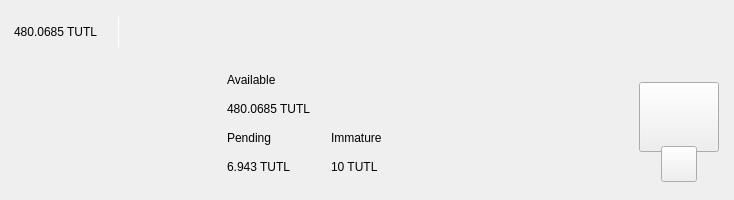
<?xml version="1.0" encoding="UTF-8"?>
<ui version="4.0">
 <class>TopBar</class>
 <widget class="QWidget" name="TopBar">
  <property name="geometry">
   <rect>
    <x>0</x>
    <y>0</y>
    <width>734</width>
    <height>200</height>
   </rect>
  </property>
  <property name="minimumSize">
   <size>
    <width>0</width>
    <height>200</height>
   </size>
  </property>
  <property name="maximumSize">
   <size>
    <width>16777215</width>
    <height>200</height>
   </size>
  </property>
  <property name="windowTitle">
   <string>Form</string>
  </property>
  <layout class="QVBoxLayout" name="verticalLayout_10" stretch="0">
   <property name="spacing">
    <number>0</number>
   </property>
   <property name="leftMargin">
    <number>0</number>
   </property>
   <property name="topMargin">
    <number>0</number>
   </property>
   <property name="rightMargin">
    <number>0</number>
   </property>
   <property name="bottomMargin">
    <number>0</number>
   </property>
   <item>
    <widget class="PFBorderImage" name="containerTop">
     <layout class="QVBoxLayout" name="verticalLayout_11">
      <property name="spacing">
       <number>0</number>
      </property>
      <property name="leftMargin">
       <number>0</number>
      </property>
      <property name="topMargin">
       <number>0</number>
      </property>
      <property name="rightMargin">
       <number>0</number>
      </property>
      <property name="bottomMargin">
       <number>0</number>
      </property>
      <item>
       <widget class="QWidget" name="top_container_2" native="true">
        <property name="minimumSize">
         <size>
          <width>0</width>
          <height>65</height>
         </size>
        </property>
        <layout class="QHBoxLayout" name="top_container">
         <property name="spacing">
          <number>0</number>
         </property>
         <property name="leftMargin">
          <number>14</number>
         </property>
         <property name="topMargin">
          <number>0</number>
         </property>
         <property name="rightMargin">
          <number>14</number>
         </property>
         <property name="bottomMargin">
          <number>0</number>
         </property>
         <item alignment="Qt::AlignVCenter">
          <widget class="QWidget" name="widgetTopAmount" native="true">
           <property name="sizePolicy">
            <sizepolicy hsizetype="Preferred" vsizetype="Maximum">
             <horstretch>0</horstretch>
             <verstretch>0</verstretch>
            </sizepolicy>
           </property>
           <layout class="QHBoxLayout" name="horizontalLayout_5">
            <property name="spacing">
             <number>0</number>
            </property>
            <property name="leftMargin">
             <number>0</number>
            </property>
            <property name="topMargin">
             <number>0</number>
            </property>
            <property name="rightMargin">
             <number>0</number>
            </property>
            <property name="bottomMargin">
             <number>0</number>
            </property>
            <item alignment="Qt::AlignTop">
             <widget class="QLabel" name="labelAmountTopPiv">
              <property name="minimumSize">
               <size>
                <width>0</width>
                <height>36</height>
               </size>
              </property>
              <property name="styleSheet">
               <string notr="true">padding:0px;margin:0px;</string>
              </property>
              <property name="text">
               <string>480.0685 TUTL</string>
              </property>
             </widget>
            </item>
            <item>
             <spacer name="horizontalSpacer_11">
              <property name="orientation">
               <enum>Qt::Horizontal</enum>
              </property>
              <property name="sizeType">
               <enum>QSizePolicy::Fixed</enum>
              </property>
              <property name="sizeHint" stdset="0">
               <size>
                <width>20</width>
                <height>20</height>
               </size>
              </property>
             </spacer>
            </item>
            <item alignment="Qt::AlignVCenter">
             <widget class="QLabel" name="label_16">
              <property name="minimumSize">
               <size>
                <width>1</width>
                <height>30</height>
               </size>
              </property>
              <property name="maximumSize">
               <size>
                <width>1</width>
                <height>30</height>
               </size>
              </property>
              <property name="styleSheet">
               <string notr="true">background-color:white;
padding:0px;
border:none;</string>
              </property>
              <property name="text">
               <string/>
              </property>
             </widget>
            </item>
            <item>
             <spacer name="horizontalSpacer_12">
              <property name="orientation">
               <enum>Qt::Horizontal</enum>
              </property>
              <property name="sizeType">
               <enum>QSizePolicy::Fixed</enum>
              </property>
              <property name="sizeHint" stdset="0">
               <size>
                <width>20</width>
                <height>20</height>
               </size>
              </property>
             </spacer>
            </item>
           </layout>
          </widget>
         </item>
         <item>
          <spacer name="horizontalSpacer">
           <property name="orientation">
            <enum>Qt::Horizontal</enum>
           </property>
           <property name="sizeHint" stdset="0">
            <size>
             <width>40</width>
             <height>20</height>
            </size>
           </property>
          </spacer>
         </item>
         <item>
          <layout class="QHBoxLayout" name="horizontalLayout_4">
           <property name="spacing">
            <number>12</number>
           </property>
           <property name="rightMargin">
            <number>0</number>
           </property>
           <item alignment="Qt::AlignRight">
            <widget class="QWidget" name="layoutSync" native="true">
             <property name="minimumSize">
              <size>
               <width>0</width>
               <height>36</height>
              </size>
             </property>
             <property name="maximumSize">
              <size>
               <width>16777215</width>
               <height>36</height>
              </size>
             </property>
             <layout class="QVBoxLayout" name="verticalLayout_9">
              <property name="leftMargin">
               <number>0</number>
              </property>
              <property name="topMargin">
               <number>0</number>
              </property>
              <property name="rightMargin">
               <number>0</number>
              </property>
              <property name="bottomMargin">
               <number>0</number>
              </property>
              <item>
               <widget class="ExpandableButton" name="pushButtonSync" native="true">
                <property name="minimumSize">
                 <size>
                  <width>36</width>
                  <height>36</height>
                 </size>
                </property>
                <property name="maximumSize">
                 <size>
                  <width>16777215</width>
                  <height>36</height>
                 </size>
                </property>
               </widget>
              </item>
             </layout>
            </widget>
           </item>
           <item>
            <widget class="ExpandableButton" name="pushButtonMint" native="true">
             <property name="minimumSize">
              <size>
               <width>36</width>
               <height>36</height>
              </size>
             </property>
            </widget>
           </item>
           <item>
            <widget class="ExpandableButton" name="pushButtonStack" native="true">
             <property name="minimumSize">
              <size>
               <width>36</width>
               <height>36</height>
              </size>
             </property>
            </widget>
           </item>
           <item>
            <widget class="ExpandableButton" name="pushButtonColdStaking" native="true">
             <property name="minimumSize">
              <size>
               <width>36</width>
               <height>36</height>
              </size>
             </property>
            </widget>
           </item>
           <item>
            <widget class="ExpandableButton" name="pushButtonConnection" native="true">
             <property name="minimumSize">
              <size>
               <width>36</width>
               <height>36</height>
              </size>
             </property>
            </widget>
           </item>
           <item>
            <widget class="ExpandableButton" name="pushButtonLock" native="true">
             <property name="sizePolicy">
              <sizepolicy hsizetype="Expanding" vsizetype="Expanding">
               <horstretch>0</horstretch>
               <verstretch>0</verstretch>
              </sizepolicy>
             </property>
             <property name="minimumSize">
              <size>
               <width>36</width>
               <height>0</height>
              </size>
             </property>
            </widget>
           </item>
           <item>
            <widget class="ExpandableButton" name="pushButtonTheme" native="true">
             <property name="minimumSize">
              <size>
               <width>36</width>
               <height>36</height>
              </size>
             </property>
             <property name="maximumSize">
              <size>
               <width>16777215</width>
               <height>36</height>
              </size>
             </property>
            </widget>
           </item>
           <item>
            <widget class="ExpandableButton" name="pushButtonFAQ" native="true">
             <property name="minimumSize">
              <size>
               <width>36</width>
               <height>36</height>
              </size>
             </property>
            </widget>
           </item>
          </layout>
         </item>
        </layout>
       </widget>
      </item>
      <item>
       <widget class="QWidget" name="bottom_container" native="true">
        <property name="minimumSize">
         <size>
          <width>0</width>
          <height>135</height>
         </size>
        </property>
        <layout class="QHBoxLayout" name="botton_container">
         <property name="leftMargin">
          <number>10</number>
         </property>
         <property name="topMargin">
          <number>0</number>
         </property>
         <property name="rightMargin">
          <number>10</number>
         </property>
         <property name="bottomMargin">
          <number>10</number>
         </property>
         <item>
          <spacer name="horizontalSpacer_4">
           <property name="orientation">
            <enum>Qt::Horizontal</enum>
           </property>
           <property name="sizeHint" stdset="0">
            <size>
             <width>40</width>
             <height>20</height>
            </size>
           </property>
          </spacer>
         </item>
         <item>
          <layout class="QHBoxLayout" name="horizontalLayout_3">
           <property name="bottomMargin">
            <number>9</number>
           </property>
           <item>
            <layout class="QVBoxLayout" name="verticalLayout_7">
             <property name="spacing">
              <number>0</number>
             </property>
             <property name="leftMargin">
              <number>0</number>
             </property>
             <property name="rightMargin">
              <number>30</number>
             </property>
             <item>
              <layout class="QVBoxLayout" name="verticalLayout_2">
               <item>
                <widget class="QLabel" name="labelTitle1">
                 <property name="text">
                  <string>Available</string>
                 </property>
                </widget>
               </item>
               <item>
                <widget class="QLabel" name="labelAmountPiv">
                 <property name="text">
                  <string>480.0685 TUTL</string>
                 </property>
                </widget>
               </item>
              </layout>
             </item>
             <item>
              <layout class="QHBoxLayout" name="horizontalLayout_2">
               <property name="spacing">
                <number>0</number>
               </property>
               <item>
                <layout class="QVBoxLayout" name="verticalLayout_3">
                 <item>
                  <widget class="QLabel" name="labelTitle3">
                   <property name="text">
                    <string>Pending</string>
                   </property>
                  </widget>
                 </item>
                 <item>
                  <widget class="QLabel" name="labelPendingPiv">
                   <property name="text">
                    <string>6.943 TUTL</string>
                   </property>
                  </widget>
                 </item>
                </layout>
               </item>
               <item>
                <spacer name="horizontalSpacer_3">
                 <property name="orientation">
                  <enum>Qt::Horizontal</enum>
                 </property>
                 <property name="sizeType">
                  <enum>QSizePolicy::Fixed</enum>
                 </property>
                 <property name="sizeHint" stdset="0">
                  <size>
                   <width>40</width>
                   <height>20</height>
                  </size>
                 </property>
                </spacer>
               </item>
               <item>
                <layout class="QVBoxLayout" name="verticalLayout_4">
                 <item>
                  <widget class="QLabel" name="labelTitle4">
                   <property name="text">
                    <string>Immature</string>
                   </property>
                  </widget>
                 </item>
                 <item>
                  <widget class="QLabel" name="labelImmaturePiv">
                   <property name="text">
                    <string>10 TUTL</string>
                   </property>
                  </widget>
                 </item>
                </layout>
               </item>
              </layout>
             </item>
            </layout>
           </item>
          </layout>
         </item>
         <item>
          <spacer name="horizontalSpacer_2">
           <property name="orientation">
            <enum>Qt::Horizontal</enum>
           </property>
           <property name="sizeHint" stdset="0">
            <size>
             <width>40</width>
             <height>20</height>
            </size>
           </property>
          </spacer>
         </item>
         <item alignment="Qt::AlignHCenter|Qt::AlignVCenter">
          <widget class="QWidget" name="qrContainer" native="true">
           <property name="sizePolicy">
            <sizepolicy hsizetype="Preferred" vsizetype="Minimum">
             <horstretch>0</horstretch>
             <verstretch>0</verstretch>
            </sizepolicy>
           </property>
           <property name="minimumSize">
            <size>
             <width>90</width>
             <height>110</height>
            </size>
           </property>
           <property name="maximumSize">
            <size>
             <width>90</width>
             <height>110</height>
            </size>
           </property>
           <layout class="QVBoxLayout" name="containerQR">
            <property name="spacing">
             <number>0</number>
            </property>
            <property name="leftMargin">
             <number>5</number>
            </property>
            <property name="topMargin">
             <number>10</number>
            </property>
            <property name="rightMargin">
             <number>5</number>
            </property>
            <property name="bottomMargin">
             <number>0</number>
            </property>
            <item>
             <widget class="QPushButton" name="btnQr">
              <property name="minimumSize">
               <size>
                <width>70</width>
                <height>70</height>
               </size>
              </property>
              <property name="maximumSize">
               <size>
                <width>16777215</width>
                <height>70</height>
               </size>
              </property>
              <property name="focusPolicy">
               <enum>Qt::NoFocus</enum>
              </property>
              <property name="text">
               <string/>
              </property>
              <property name="iconSize">
               <size>
                <width>70</width>
                <height>70</height>
               </size>
              </property>
             </widget>
            </item>
            <item>
             <spacer name="verticalSpacer">
              <property name="orientation">
               <enum>Qt::Vertical</enum>
              </property>
              <property name="sizeType">
               <enum>QSizePolicy::Fixed</enum>
              </property>
              <property name="sizeHint" stdset="0">
               <size>
                <width>20</width>
                <height>20</height>
               </size>
              </property>
             </spacer>
            </item>
            <item alignment="Qt::AlignHCenter|Qt::AlignBottom">
             <widget class="QPushButton" name="pushButtonQR">
              <property name="minimumSize">
               <size>
                <width>36</width>
                <height>36</height>
               </size>
              </property>
              <property name="maximumSize">
               <size>
                <width>36</width>
                <height>36</height>
               </size>
              </property>
              <property name="focusPolicy">
               <enum>Qt::NoFocus</enum>
              </property>
              <property name="text">
               <string/>
              </property>
             </widget>
            </item>
           </layout>
          </widget>
         </item>
        </layout>
       </widget>
      </item>
     </layout>
    </widget>
   </item>
  </layout>
 </widget>
 <customwidgets>
  <customwidget>
   <class>ExpandableButton</class>
   <extends>QWidget</extends>
   <header>qt/tutela/expandablebutton.h</header>
   <container>1</container>
  </customwidget>
  <customwidget>
   <class>PFBorderImage</class>
   <extends>QFrame</extends>
   <header>qt/tutela/pfborderimage.h</header>
   <container>1</container>
  </customwidget>
 </customwidgets>
 <resources/>
 <connections/>
</ui>
